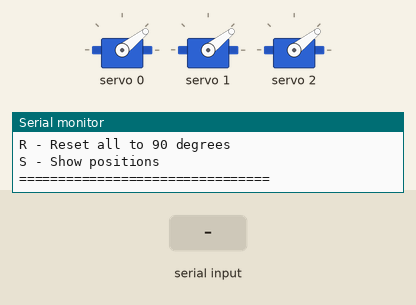
Recording of a sketch running on a simulated Arduino Nano, built with avr-gcc and run on an emulated ATmega328P. Parts: 3 × servo, the last lines printed to the serial monitor. The inputs (shaded band) are chosen by the test bench.

Above: at 2.4 s.
2.5 s: "1" received over Serial
At 3.6 s:
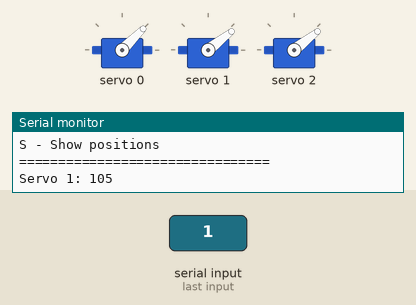
4.0 s: "3" received over Serial
At 4.8 s:
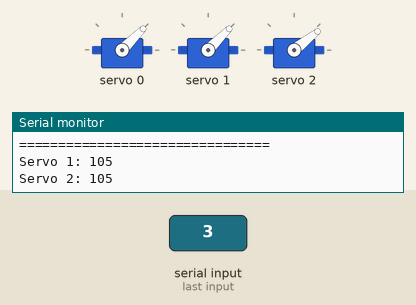
5.5 s: "2" received over Serial
At 5.9 s:
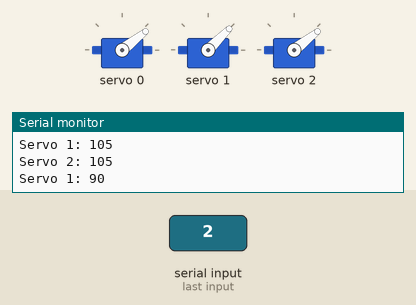
7.0 s: "5" received over Serial
At 8.2 s:
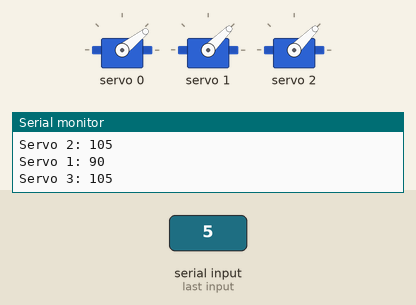
8.5 s: "4" received over Serial
At 9.4 s:
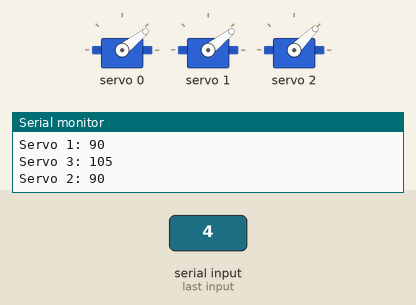
10.0 s: "6" received over Serial
At 10.5 s:
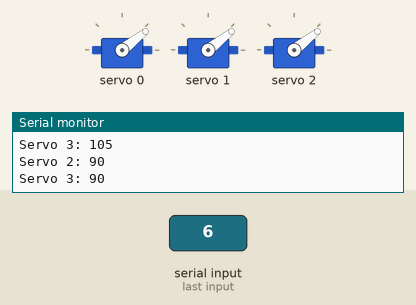
Timing chart, 0 to 12.5 s (numbered marks = the images above; inputs shaded):
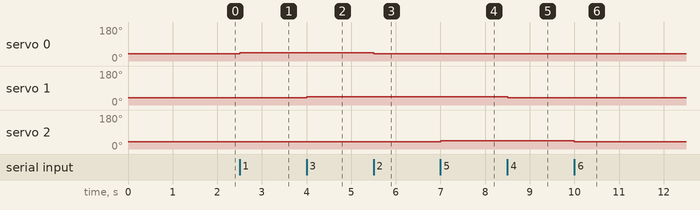

Measured:
- after the input at 2.5 s, servo 0: 38° → 45° at once
- after the input at 4.0 s, servo 1: 38° → 45° at once
- after the input at 5.5 s, servo 0: 45° → 38° at once
- after the input at 7.0 s, servo 2: 38° → 45° at once
- after the input at 8.5 s, servo 1: 45° → 38° at once
- after the input at 10.0 s, servo 2: 45° → 38° at once

The sketch:

CodeToTest.ino
```cpp
/*
  Arduino Nano + PCA9685 - 3 Servo Test
  Simplified version to test 3 servos with PCA9685 board

  Connections (Nano to PCA9685):
  GND -> GND
  5V -> VCC
  A4 (SDA) -> SDA
  A5 (SCL) -> SCL

  Connect servos to PCA9685 channels 0, 1, 2
  External power (battery) -> V+ on PCA9685 for servo power
*/

#include "HCPCA9685.h"

// I2C address of PCA9685 (default is 0x40)
#define I2CAdd 0x40

// Create PCA9685 instance
HCPCA9685 HCPCA9685(I2CAdd);

// Initial positions for servos (0-180 degrees range)
int servo1_pos = 90;
int servo2_pos = 90;
int servo3_pos = 90;

// Movement increment
const int INCREMENT = 15;

// Min and max positions
const int MIN_POS = 10;
const int MAX_POS = 170;

char state = 0;

void setup() {
  // Initialize PCA9685
  HCPCA9685.Init(SERVO_MODE);
  HCPCA9685.Sleep(false);

  // Initialize serial
  Serial.begin(9600);

  // Move servos to initial positions
  HCPCA9685.Servo(0, servo1_pos);
  HCPCA9685.Servo(1, servo2_pos);
  HCPCA9685.Servo(2, servo3_pos);

  delay(1000);

  Serial.println("=== 3 Servo Test with PCA9685 ===");
  Serial.println("Commands:");
  Serial.println("1 - Servo 1 increase");
  Serial.println("2 - Servo 1 decrease");
  Serial.println("3 - Servo 2 increase");
  Serial.println("4 - Servo 2 decrease");
  Serial.println("5 - Servo 3 increase");
  Serial.println("6 - Servo 3 decrease");
  Serial.println("R - Reset all to 90 degrees");
  Serial.println("S - Show positions");
  Serial.println("================================");
}

void loop() {
  if (Serial.available() > 0) {
    state = Serial.read();

    // Servo 1 controls (Channel 0)
    if (state == '1') {
      moveServo1Up();
    }
    if (state == '2') {
      moveServo1Down();
    }

    // Servo 2 controls (Channel 1)
    if (state == '3') {
      moveServo2Up();
    }
    if (state == '4') {
      moveServo2Down();
    }

    // Servo 3 controls (Channel 2)
    if (state == '5') {
      moveServo3Up();
    }
    if (state == '6') {
      moveServo3Down();
    }

    // Reset command
    if (state == 'R' || state == 'r') {
      resetAllServos();
    }

    // Show positions
    if (state == 'S' || state == 's') {
      showPositions();
    }
  }
}

void moveServo1Up() {
  if (servo1_pos < MAX_POS) {
    servo1_pos += INCREMENT;
    HCPCA9685.Servo(0, servo1_pos);
    Serial.print("Servo 1: ");
    Serial.println(servo1_pos);
    delay(20);
  } else {
    Serial.println("Servo 1 at MAX");
  }
}

void moveServo1Down() {
  if (servo1_pos > MIN_POS) {
    servo1_pos -= INCREMENT;
    HCPCA9685.Servo(0, servo1_pos);
    Serial.print("Servo 1: ");
    Serial.println(servo1_pos);
    delay(20);
  } else {
    Serial.println("Servo 1 at MIN");
  }
}

void moveServo2Up() {
  if (servo2_pos < MAX_POS) {
    servo2_pos += INCREMENT;
    HCPCA9685.Servo(1, servo2_pos);
    Serial.print("Servo 2: ");
    Serial.println(servo2_pos);
    delay(20);
  } else {
    Serial.println("Servo 2 at MAX");
  }
}

void moveServo2Down() {
  if (servo2_pos > MIN_POS) {
    servo2_pos -= INCREMENT;
    HCPCA9685.Servo(1, servo2_pos);
    Serial.print("Servo 2: ");
    Serial.println(servo2_pos);
    delay(20);
  } else {
    Serial.println("Servo 2 at MIN");
  }
}

void moveServo3Up() {
  if (servo3_pos < MAX_POS) {
    servo3_pos += INCREMENT;
    HCPCA9685.Servo(2, servo3_pos);
    Serial.print("Servo 3: ");
    Serial.println(servo3_pos);
    delay(20);
  } else {
    Serial.println("Servo 3 at MAX");
  }
}

void moveServo3Down() {
  if (servo3_pos > MIN_POS) {
    servo3_pos -= INCREMENT;
    HCPCA9685.Servo(2, servo3_pos);
    Serial.print("Servo 3: ");
    Serial.println(servo3_pos);
    delay(20);
  } else {
    Serial.println("Servo 3 at MIN");
  }
}

void resetAllServos() {
  servo1_pos = 90;
  servo2_pos = 90;
  servo3_pos = 90;

  HCPCA9685.Servo(0, servo1_pos);
  HCPCA9685.Servo(1, servo2_pos);
  HCPCA9685.Servo(2, servo3_pos);

  Serial.println("All servos reset to 90 degrees");
  delay(500);
}

void showPositions() {
  Serial.println("--- Current Positions ---");
  Serial.print("Servo 1 (Ch 0): ");
  Serial.println(servo1_pos);
  Serial.print("Servo 2 (Ch 1): ");
  Serial.println(servo2_pos);
  Serial.print("Servo 3 (Ch 2): ");
  Serial.println(servo3_pos);
  Serial.println("------------------------");
}
```
